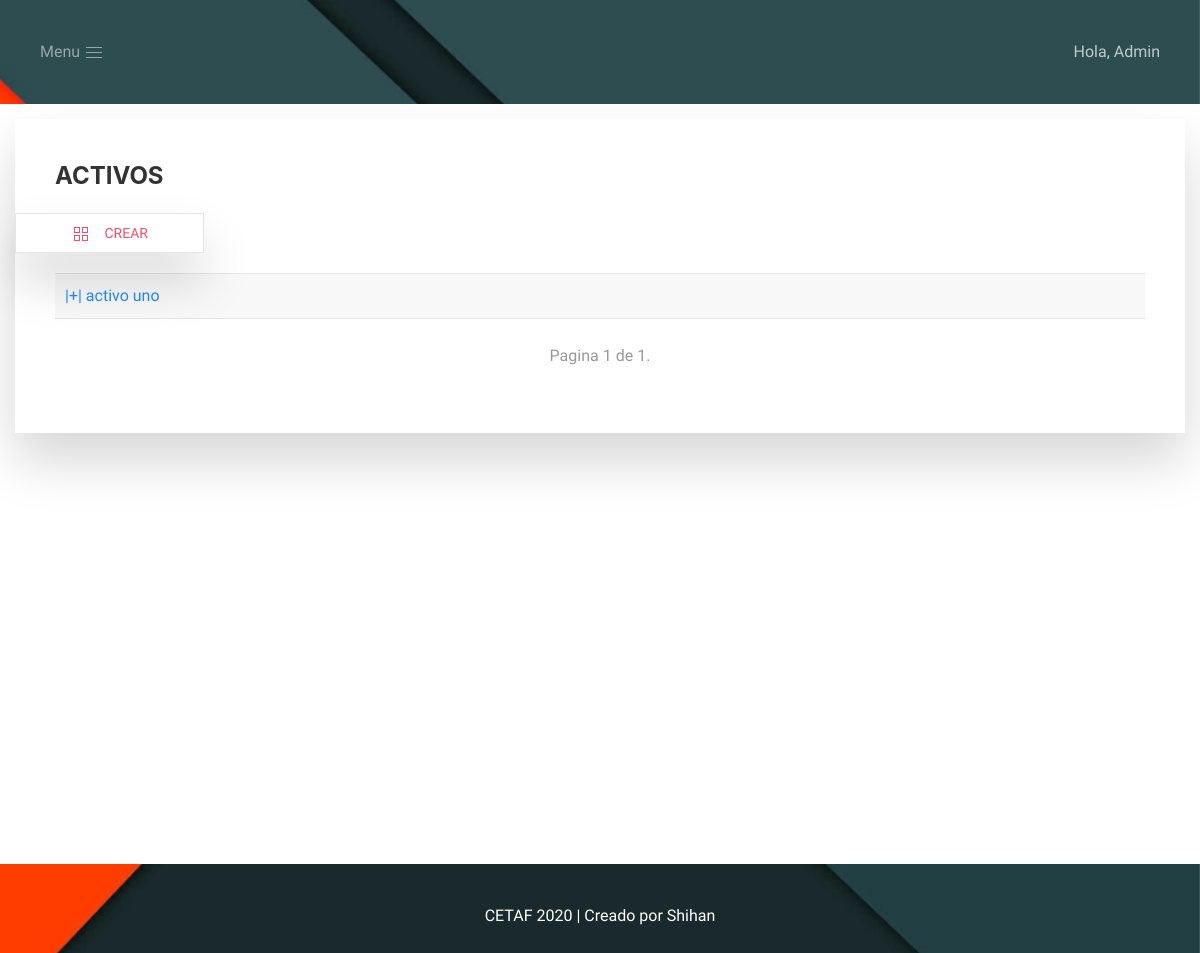
Page /activos/ (signed in) on the earlier database version.
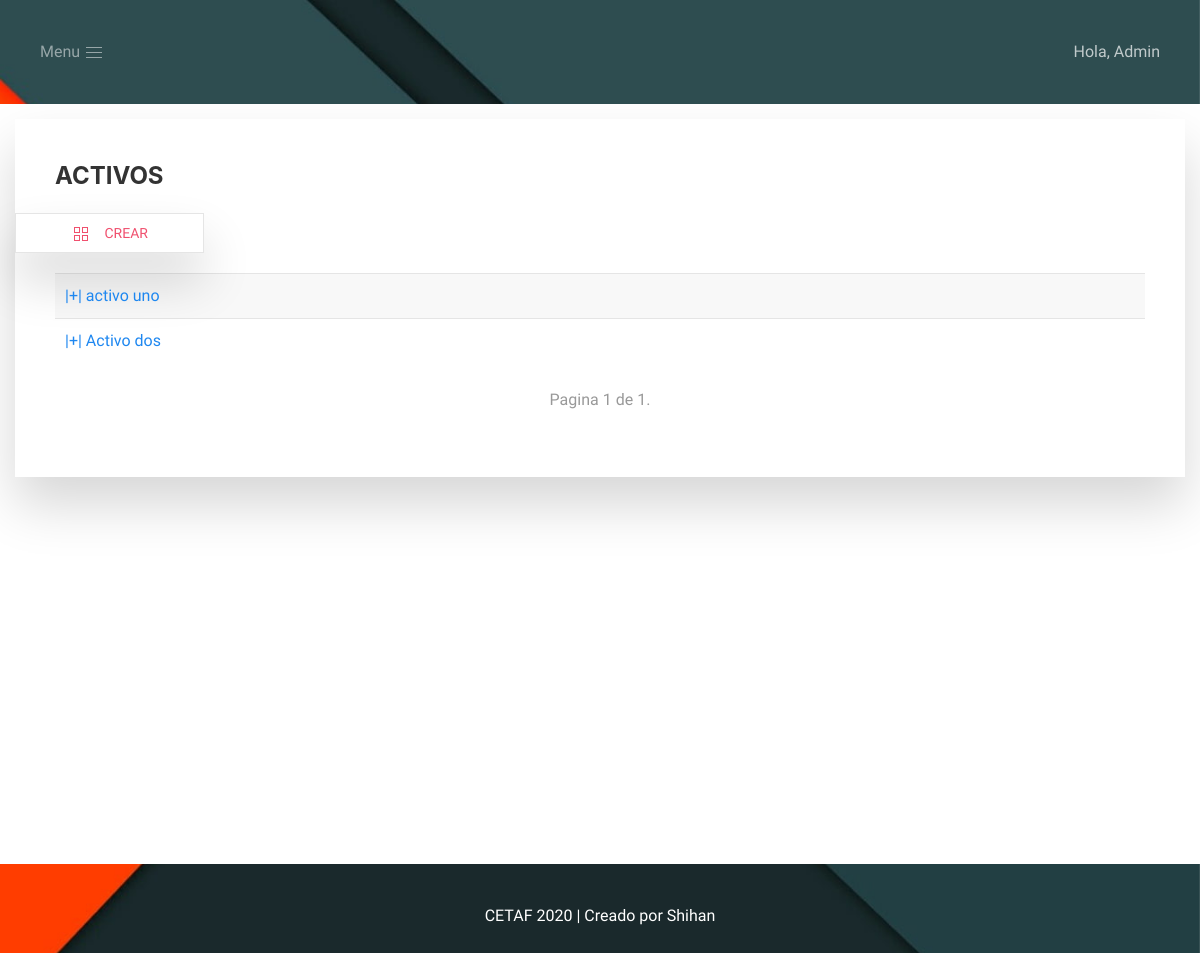
Same page on the later database version.
### cetaf/models.py (models this page shows, shortened)
class Activo(models.Model):
    nombre = models.CharField(max_length=50)
    categoria = models.ForeignKey(Categoria, on_delete=models.CASCADE)
    num_serie = models.CharField(max_length=50)
    fecha_compra = models.DateField()
    cobertura_seguro = models.CharField(max_length=200)
    valor_compra = models.IntegerField(default=0)
    garantia = models.CharField(max_length=200)
    fecha_puesto_servicio = models.DateField()
    descripcion = models.TextField()
    vida_util = models.CharField(max_length=200)
    valor_residual = models.IntegerField(default=0)

### cetaf/views.py (the view)
# urls.py: path('activos/', views.lts_activo, name='lts_activo'),
@login_required(login_url="login")
def lts_activo(request):
    lista = Activo.objects.all()
    paginador = Paginator(lista, 10)
    num_pagina = request.GET.get('page')
    obj_pagina = paginador.get_page(num_pagina)
    return render(request, 'activos/index.html', {'obj_pagina': obj_pagina})

### cetaf/templates/activos/index.html (shortened to what this page needs)
{% extends "home/index.html" %}
{% load static %}
{% block contenido %}
<div class="uk-card uk-card-default uk-card-body uk-align-center uk-box-shadow-xlarge uk-margin-small">
    <h3 class="uk-card-title uk-text-bold">ACTIVOS</h3>
    {% block contenido_activo %}
        <ul class="uk-nav-default uk-nav-parent-icon" uk-nav>
            <li class="uk-button uk-button-default uk-button-small uk-box-shadow-xlarge"><a class="uk-text-danger" href="{% url 'crear_activo' %}"><span class="uk-margin-small-right" uk-icon="icon: thumbnails"></span> Crear</a></li>
        </ul>
        <ul class="uk-list uk-list-striped">
            {% for activo in obj_pagina %}
                <li><a href="{% url 'detalle_activo' activo.id %}" uk-toggle>|+| {{activo.nombre}}</a></li>
            {% endfor %}
        </ul>
        <div>
          <span>
              <ul class="uk-pagination uk-flex-center" uk-margin>
                  <span>
                      <li class="uk-disabled"><span>Pagina {{ obj_pagina.number }} de {{ obj_pagina.paginator.num_pages }}.</span></li>
                  </span>
              </ul>
          </span>
        </div>
    {% endblock contenido_activo %}
</div>
{% endblock %}

Differences in the rows shown:
added Activo: nombre "Activo dos"
